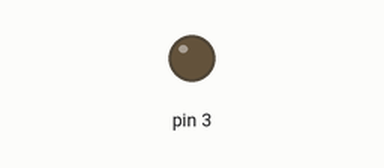
This sketch was run on a simulated Arduino Uno, built with avr-gcc and run on an emulated ATmega328P. Parts: output pins drawn as LEDs (lit = HIGH).

Above: at 0.2 s.
At 7.7 s:
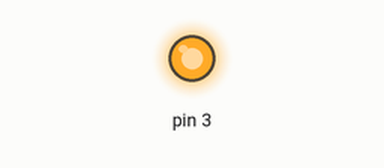
Timing chart, 0 to 9.1 s (numbered marks = the images above):
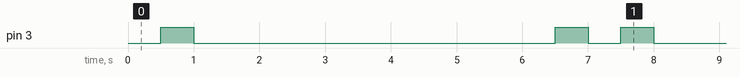

Measured:
- by itself, pin 3: repeats every 7.0 s: LOW 5.5 s, HIGH 0.50 s, LOW 0.50 s, HIGH 0.50 s
- by itself, everything shown: repeats every 7.0 s, in 4 steps

The sketch:

2.ino
```cpp
void setup() {
  // put your setup code here, to run once:
  pinMode(3, OUTPUT);

}

void loop() {
  // put your main code here, to run repeatedly:
  static int i = 2;
  static bool isup = 1;
  digitalWrite(i,HIGH);
  delay(500);
  digitalWrite(i,LOW);
  if(isup == 1){
      i++;
    }
    else{
      i--;
      }

  if(i == 9){
    isup = 0;
    }
    if(i == 2){
      isup = 1;
      }
}
```
